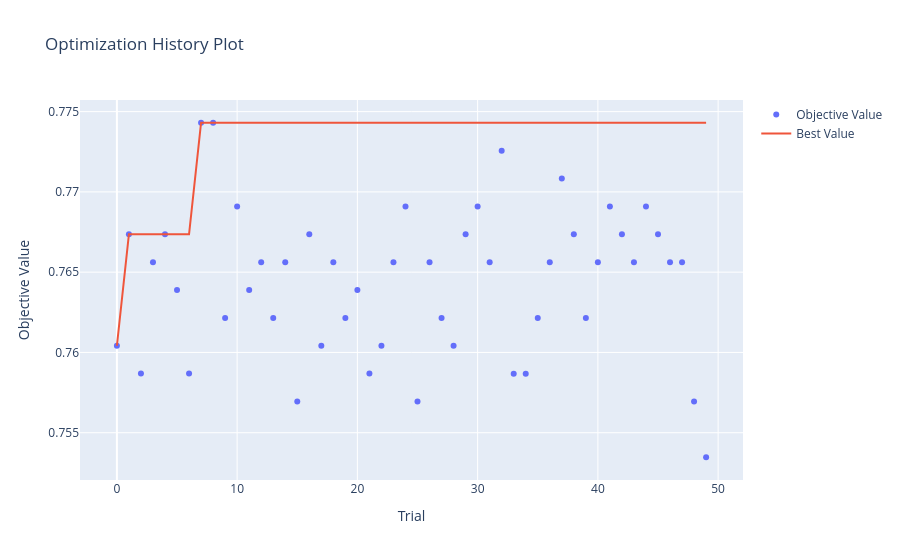

Notebook code cell kept with this figure:
### Code cell
#plot optimisation history
plot_optimization_history(study).show()
